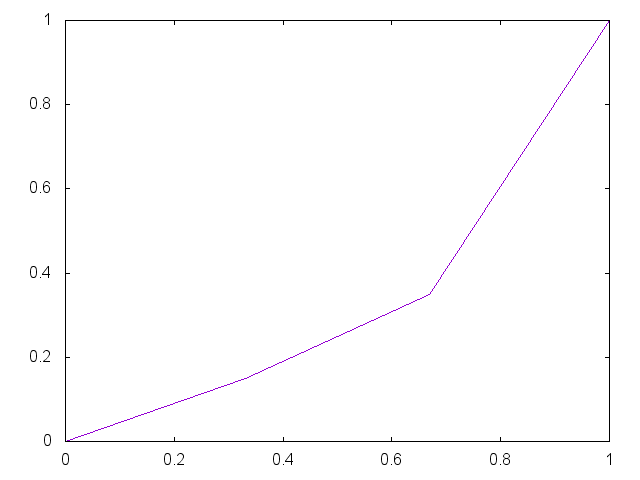

Here is the gnuplot script that generated this plot:


set term png

set output "generate/static/generate/unique-0.15-0.35.png"
plot '-' smooth unique notitle
0 0
0.33 0.15
0.67 0.35 
1 1
e

reset;
